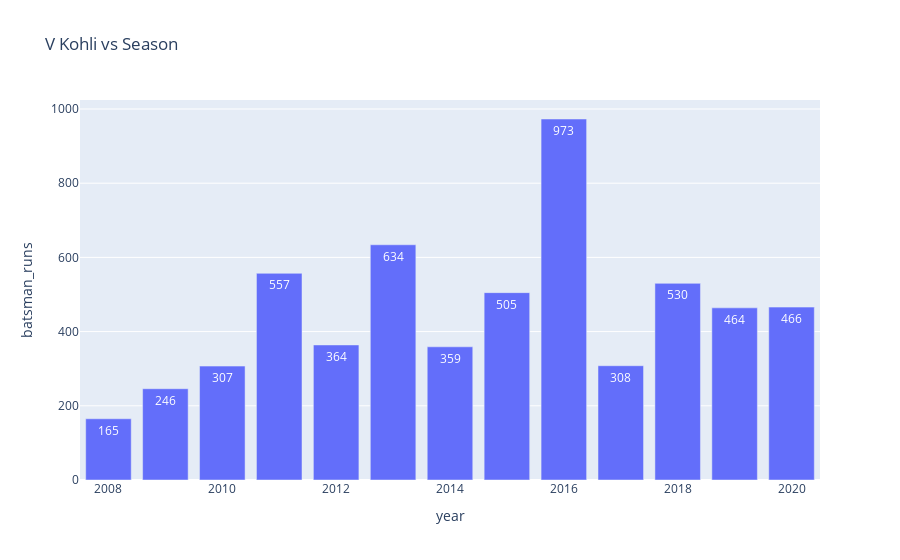

Source (notebook cell):
### Code cell
fig = plotRunSeason(working_df2,batsman[-32])
fig.show()

### Figure 1 — Plotly figure (JSON) as saved in the notebook; plotly's stock layout.template omitted (floating-point values rounded to 4 significant figures)
{"data": [{"alignmentgroup": "True", "hovertemplate": "year=%{x}<br>batsman_runs=%{text}<extra></extra>", "legendgroup": "", "marker": {"color": "#636efa", "pattern": {"shape": ""}}, "name": "", "offsetgroup": "", "orientation": "v", "showlegend": false, "text": ["165", "246", "307", "557", "364", "634", "359", "505", "973", "308", "530", "464", "466"], "textposition": "auto", "type": "bar", "x": [2008, 2009, 2010, 2011, 2012, 2013, 2014, 2015, 2016, 2017, 2018, 2019, 2020], "xaxis": "x", "y": [165, 246, 307, 557, 364, 634, 359, 505, 973, 308, 530, 464, 466], "yaxis": "y"}], "layout": {"barmode": "relative", "legend": {"tracegroupgap": 0}, "title": {"text": "V Kohli vs Season"}, "xaxis": {"anchor": "y", "domain": [0, 1], "title": {"text": "year"}}, "yaxis": {"anchor": "x", "domain": [0, 1], "title": {"text": "batsman_runs"}}}}
